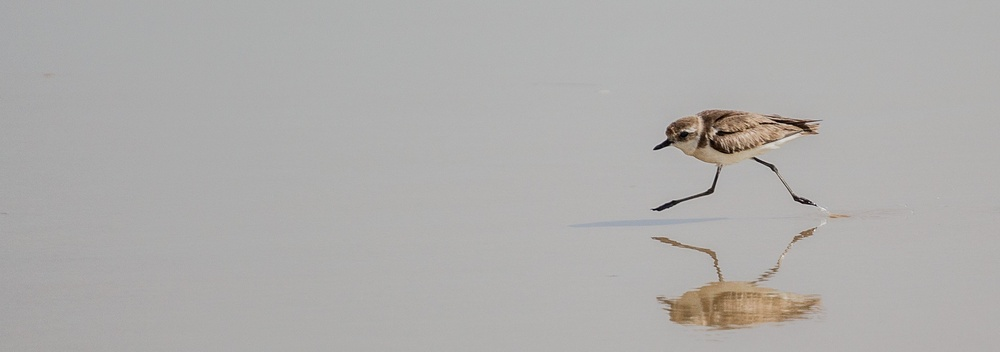
#> input picture img/vivek-doshi-1471071-unsplash.jpg, 1000 x 352 px, shrunk from 2954 x 1041 before the run, given in place of vtest.avi, which was not available
$ python 1004quiz.py
#> lines starting #> are read from the running program, lines starting #| are printed output that depends on the picture; after the words box and inside, x2 and y2 are one past the last pixel; in counts of white or black regions, pixels touching at a corner belong together; pictures that were not available may be replaced by others from this repository, and a replacement may not be noted
# 1004.py

import cv2

import numpy as np

ap = 0
kernel = np.ones((1, 10), np.uint8)
kernel1 = np.ones((10, 1), np.uint8)
cap = cv2.VideoCapture('../data/vtest.avi')
if (not cap.isOpened()):
    print('Error opening video')
height, width = (int(cap.get(cv2.CAP_PROP_FRAME_HEIGHT)),
                 int(cap.get(cv2.CAP_PROP_FRAME_WIDTH)))

bgKnn2 = cv2.createBackgroundSubtractorKNN(dist2Threshold=1000,
                                           detectShadows=False)
AREA_TH = 80  # area   threshold


def findObjectAndDraw(bImage, src):
    res = src.copy()
    bImage = cv2.erode(bImage, None, 5)
    bImage = cv2.dilate(bImage, None, 5)
    bImage = cv2.erode(bImage, None, 7)
    contours, _ = cv2.findContours(bImage,
                                   cv2.RETR_EXTERNAL, cv2.CHAIN_APPROX_SIMPLE)
    cv2.drawContours(src, contours, -1, (255, 0, 0), 1)
    for i, cnt in enumerate(contours):
        area = cv2.contourArea(cnt)
        if area > AREA_TH:
            x, y, width, height = cv2.boundingRect(cnt)
            cv2.rectangle(res, (x, y), (x + width, y + height), (0, 0, 255), 2)
    return res


# 3
t = 0
while True:
    ret, frame = cap.read()
#> frame is the input picture: shape (352, 1000, 3); mean B, G, R 172, 173.5, 174.9
    if not ret:
        break
    t += 1
    gray = cv2.cvtColor(frame, cv2.COLOR_BGR2GRAY)
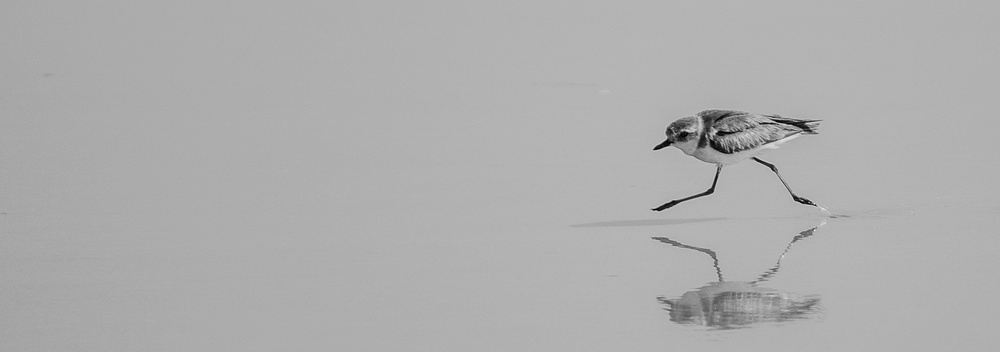
#> gray: shape (352, 1000); min 0, max 241, mean 173.8
    blur = cv2.GaussianBlur(frame, (5, 5), 0.0)
    bImage4 = bgKnn2.apply(blur)
#> bImage4: shape (352, 1000); every value is 255
    bImage4 = cv2.dilate(bImage4, kernel, iterations=2)
    bImage4 = cv2.erode(bImage4, kernel1, iterations=2)
    nlabels, labels, stats, centroids = cv2.connectedComponentsWithStats(bImage4)
#> labels: shape (352, 1000) int32; every value is 1
#> nlabels = 2; stats = [[-1, 2147483647, 0, 0, 0], [0, 0, 1000, 352, 352000]]; centroids = [[nan, nan], [499.5, 175.5]]
    ap += nlabels
#> ap = 2
    for i in range(nlabels):
        area = stats[i, cv2.CC_STAT_AREA]
        if i == 1:
            conter_x = centroids[i, 0]
            conter_y = centroids[i, 1]
        elif i == 0:
            continue
        else:
            conter_x = int(centroids[i, 0])
            conter_y = int(centroids[i, 1])
        left = stats[i, cv2.CC_STAT_LEFT]
        top = stats[i, cv2.CC_STAT_TOP]
        width = stats[i, cv2.CC_STAT_WIDTH]
        height = stats[i, cv2.CC_STAT_HEIGHT]
        if area > 30:
            cv2.putText(frame, str(i), (left + 20, top + 20), cv2.FONT_HERSHEY_SIMPLEX, 1, (255, 0, 0), 2)
#> this loop made 2 passes
#> (area, conter_x, conter_y, left, top, width, height) on pass 2: (352000, 499.5, 175.5, 0, 0, 1000, 352)
#> frame: shape (352, 1000, 3); 0.02% of pixels changed, all inside (x1, y1, x2, y2) = (25, 0, 33, 22)
    dst4 = findObjectAndDraw(bImage4, frame)
#> in findObjectAndDraw, `contours, _ = cv2.findContours(bImage, cv2.RETR_EXTERNAL, cv2.CHAIN_AP..`: contours = [[[0, 0], [0, 351], [999, 351], [999, 0]]]
#> the loop in findObjectAndDraw, `for i, cnt in enumerate(contours):` made 1 pass
#> (cnt, area, x, y, width, height) on pass 1: ([[0, 0], [0, 351], [999, 351], [999, 0]], 350649, 0, 0, 1000, 352)
#> after the loop in findObjectAndDraw, `for i, cnt in enumerate(contours):`:
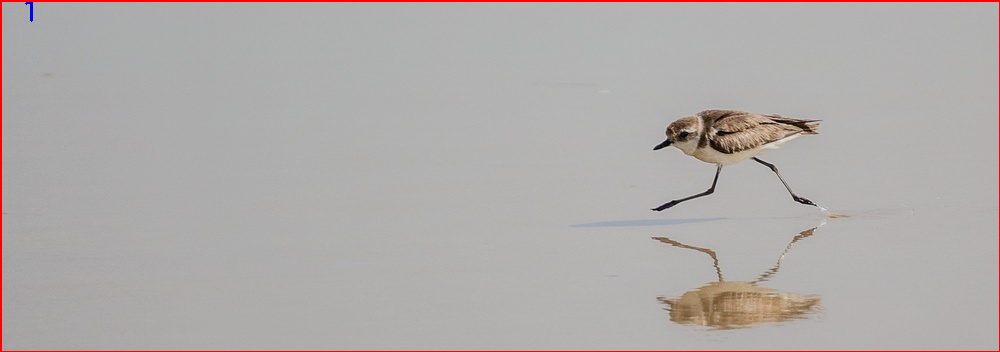
#> res: shape (352, 1000, 3); mean B, G, R 170, 171.5, 175.8
    cv2.imshow('bImage4', bImage4)
    cv2.imshow('bImage4', dst4)
    key = cv2.waitKey(25)  # 0
#> (key Esc is pressed here)
    if key == 27:
        break
if cap.isOpened():
    cap.release()
cv2.destroyAllWindows()
print('*' * 80)
print(ap / t)
#| 2.0
print('*' * 80)

$ run again, on img/vivek-doshi-unsplash.jpg
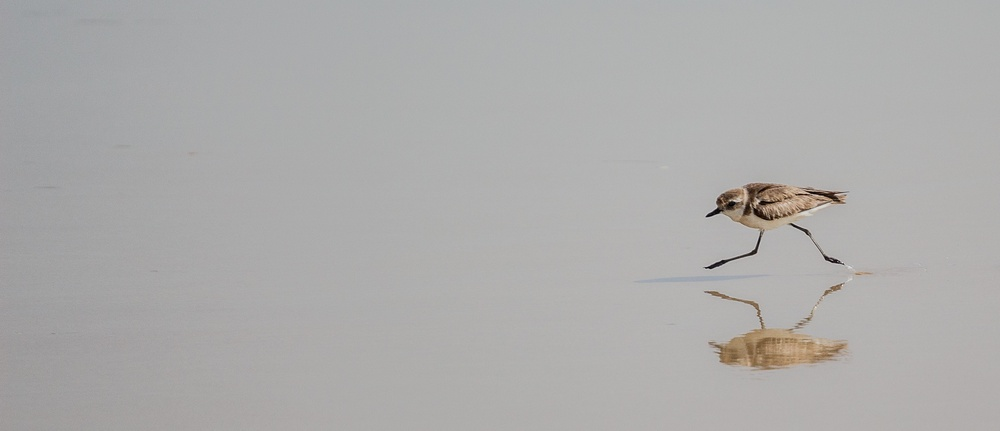
#> input picture img/vivek-doshi-unsplash.jpg, 1000 x 431 px, shrunk from 3483 x 1500 before the run, given in place of vtest.avi, which was not available
#> frame is the input picture: shape (431, 1000, 3); mean B, G, R 171.2, 172.1, 172.8
#> bImage4: shape (431, 1000); every value is 255
#> labels: shape (431, 1000) int32; every value is 1
#> nlabels = 2; stats = [[-1, 2147483647, 0, 0, 0], [0, 0, 1000, 431, 431000]]; centroids = [[nan, nan], [499.5, 215]]
#> ap = 2
#> the loop `for i in range(nlabels):` made 2 passes
#> (area, conter_x, conter_y, left, top, width, height) on pass 2: (431000, 499.5, 215, 0, 0, 1000, 431)
#> contours = [[[0, 0], [0, 430], [999, 430], [999, 0]]]
#> the loop in findObjectAndDraw, `for i, cnt in enumerate(contours):` made 1 pass
#> (cnt, area, x, y, width, height) on pass 1: ([[0, 0], [0, 430], [999, 430], [999, 0]], 429570, 0, 0, 1000, 431)
#> after the loop in findObjectAndDraw, `for i, cnt in enumerate(contours):`:
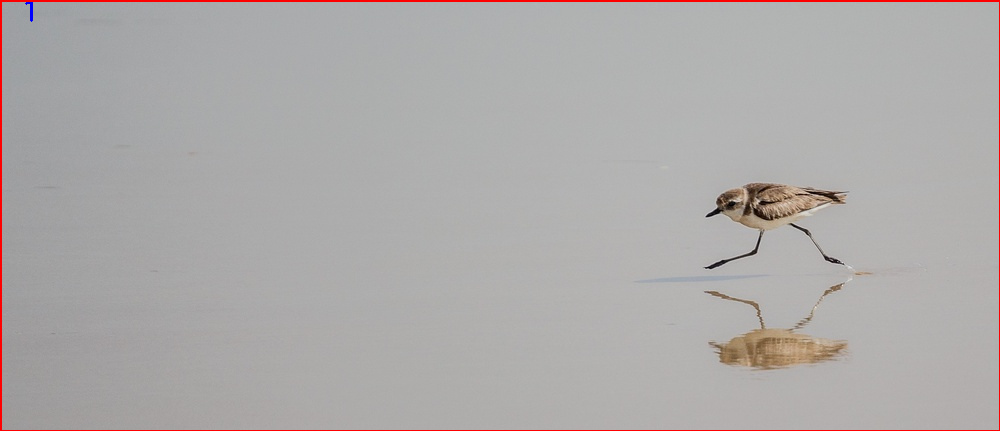
#> res: shape (431, 1000, 3); mean B, G, R 169.6, 170.3, 173.6
#| 2.0
